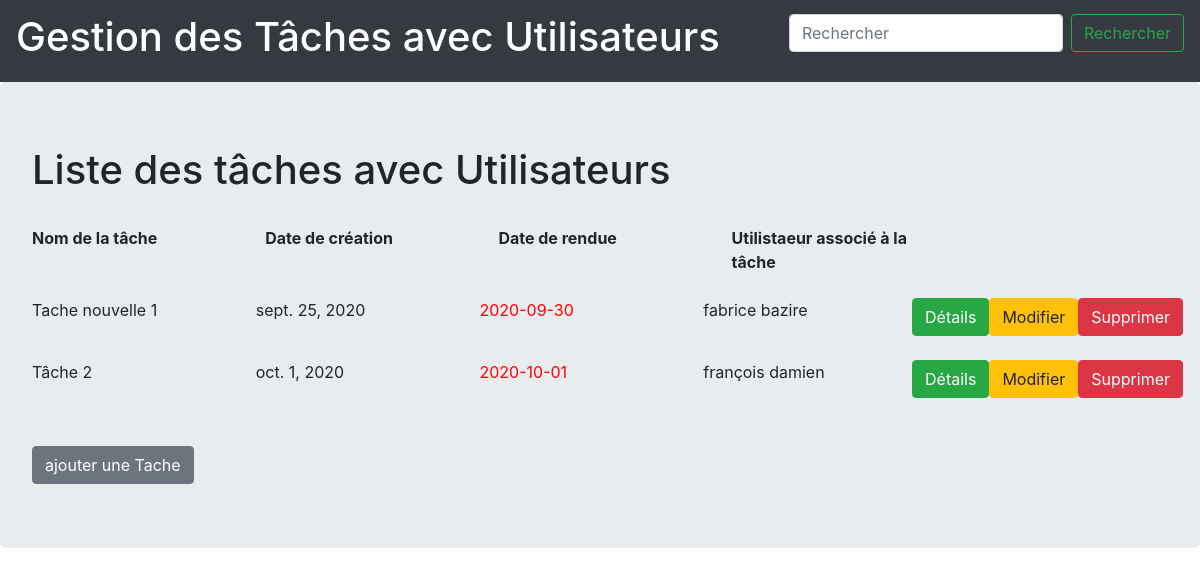
Page /taskuser/ on the earlier database version.
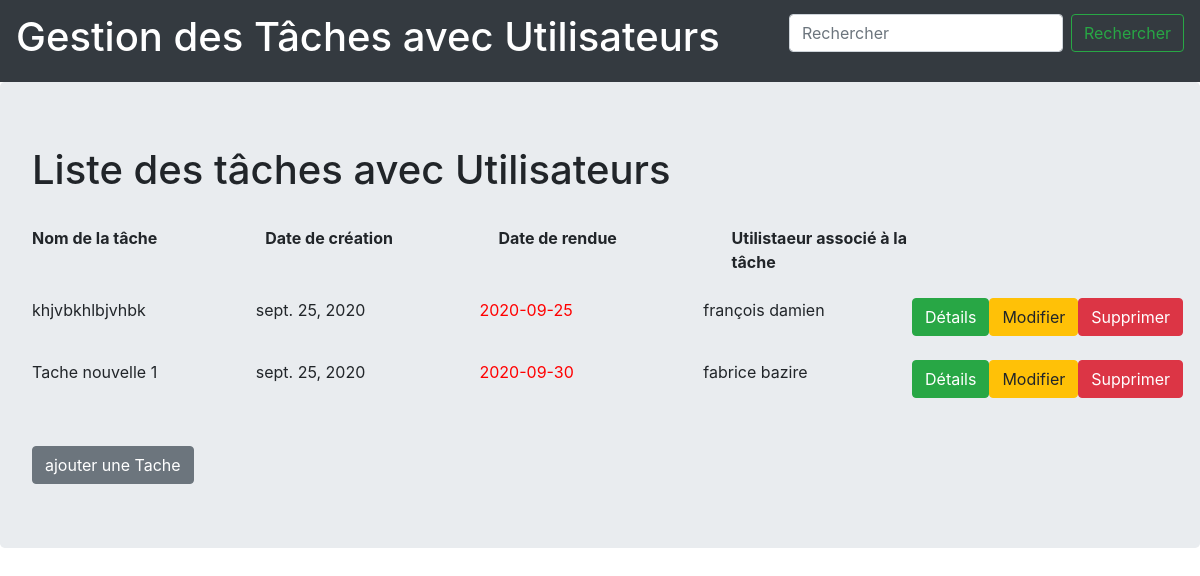
Same page on the later database version.
### TaskUser/models.py (models this page shows, shortened)
class TaskWithUser(models.Model):
    name = models.CharField(max_length=250)
    description = models.TextField()
    date_creation  = models.DateField()
    date_rendu = models.DateField(null=True)
    user = models.ForeignKey(User, related_name = "user", on_delete=models.CASCADE)
    def colored_due_date(self):
        if self.date_rendu-timedelta(days=7) > date.today():
            color = "green"
        elif self.date_rendu < date.today() :
            color = "red"
        else :
            color = "orange"
        return format_html("<span style=color:%s>%s</span>"%(color, self.date_rendu))
    colored_due_date.allow_tags = True

class User(models.Model):
    first_name = models.CharField(max_length=30)
    last_name = models.CharField(max_length=30)
    email = models.EmailField()
    def __str__ (self):
        return self.first_name + " " + self.last_name

### TaskUser/views.py (the view)
# urls.py: 2. Add a URL to urlpatterns:  path('', views.home, name='home')
def home(request):
    objects = TaskWithUser.objects.all().order_by('date_rendu')
    return render(request, template_name='list.html',context={'objects':objects})

### TaskUser/templates/list.html (shortened to what this page needs)
{% extends "baseUsers.html"%}
{% block styles %}
    {{ block.super }}
{% endblock %}
{% block content %}
    <h1>Liste des tâches avec Utilisateurs</h1><br>
    <div class="row">
        <div class="col"><b>Nom de la tâche</b></div>
        <div class="col"><b>Date de création</b></div>
        <div class="col"><b>Date de rendue</b></div>
        <div class="col"><b>Utilistaeur associé à la tâche</b></div>
        <div class="col"><b></b></div>
    </div><br>
    {% for tache in objects %}
        <div class="row">
            <div class="col">{{tache.name}}</div>
            <div class="col">{{tache.date_creation}}</div>
            <div class="col">{{tache.colored_due_date}}</div>
            <div class="col">{{tache.user}}</div>
            <div>
                <input type="button" class="btn btn-success" value="Détails" onclick="window.location='http://localhost:8000/taskuser/details/{{tache.pk}}'">
            </div>
            <div>
                <input type="button" class="btn btn-warning" value="Modifier" onclick="window.location='http://localhost:8000/taskuser/modifier/{{tache.pk}}'">
            </div>
            <div>
                <input type="button" class="btn btn-danger" value="Supprimer" onclick="window.location='http://localhost:8000/taskuser/supprimer/{{tache.pk}}'">
            </div>
        </div>
        <br>
    {% endfor %}
    <br>
    <input type="button" class="btn btn-secondary" value="ajouter une Tache" onclick="window.location='http://localhost:8000/taskuser/add'">
{% endblock %}

### TaskUser/templates/baseUsers.html (shortened to what this page needs)
{% load static %}
<html  lang="fr">
    <head>
        {% block styles %}
            <link rel="stylesheet"href="{%static 'node_modules/bootstrap/dist/css/bootstrap.min.css'%}">
        {% endblock %}
    </head>
    <body>
        {% block nav %}
        <nav class="navbar navbar-dark bg-dark justify-content-between">
            <a class="navbar-brand" href="http://localhost:8000/taskuser"><h1>Gestion des Tâches avec Utilisateurs</h1></a>
            <form class="form-inline">
              <input class="form-control mr-sm-2" type="search" placeholder="Rechercher" aria-label="Search">
              <button class="btn btn-outline-success my-2 my-sm-0" type="submit">Rechercher</button>
            </form>
          </nav>
        {% endblock %}
        <main role="main"class="containertop-pushed">
            <div class="jumbotron">
                {% block content %}
                {% endblock %}
            </div>
        </main>
    </body>
</html>

Differences in the rows shown:
removed TaskWithUser: name "Tâche 2", date_creation "oct. 1, 2020", colored_due_date "2020-10-01", user "françois damien"
added TaskWithUser: name "khjvbkhlbjvhbk", date_creation "sept. 25, 2020", colored_due_date "2020-09-25", user "françois damien"
